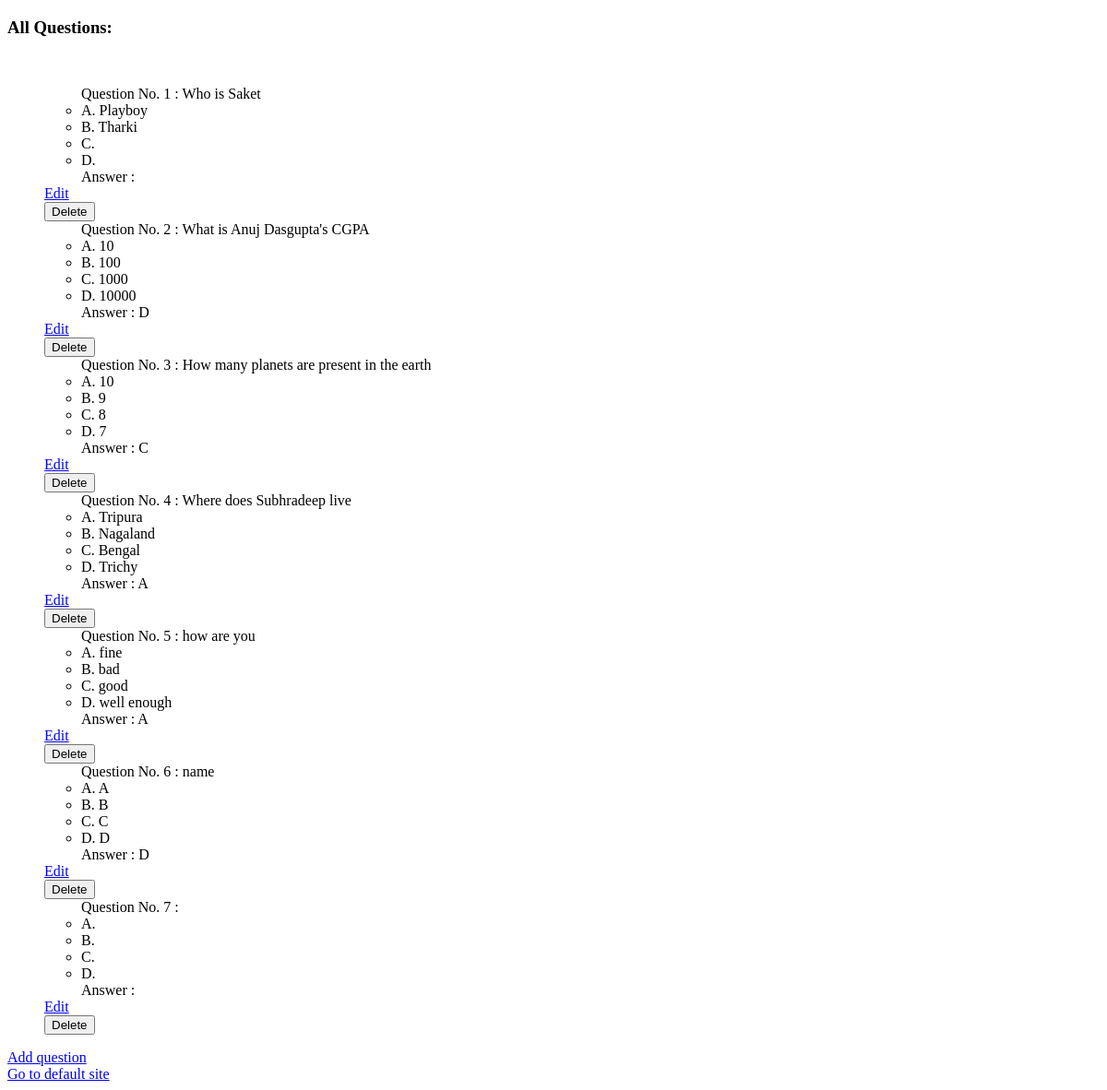
The app's page /prof/question/view_all_ques, older data.
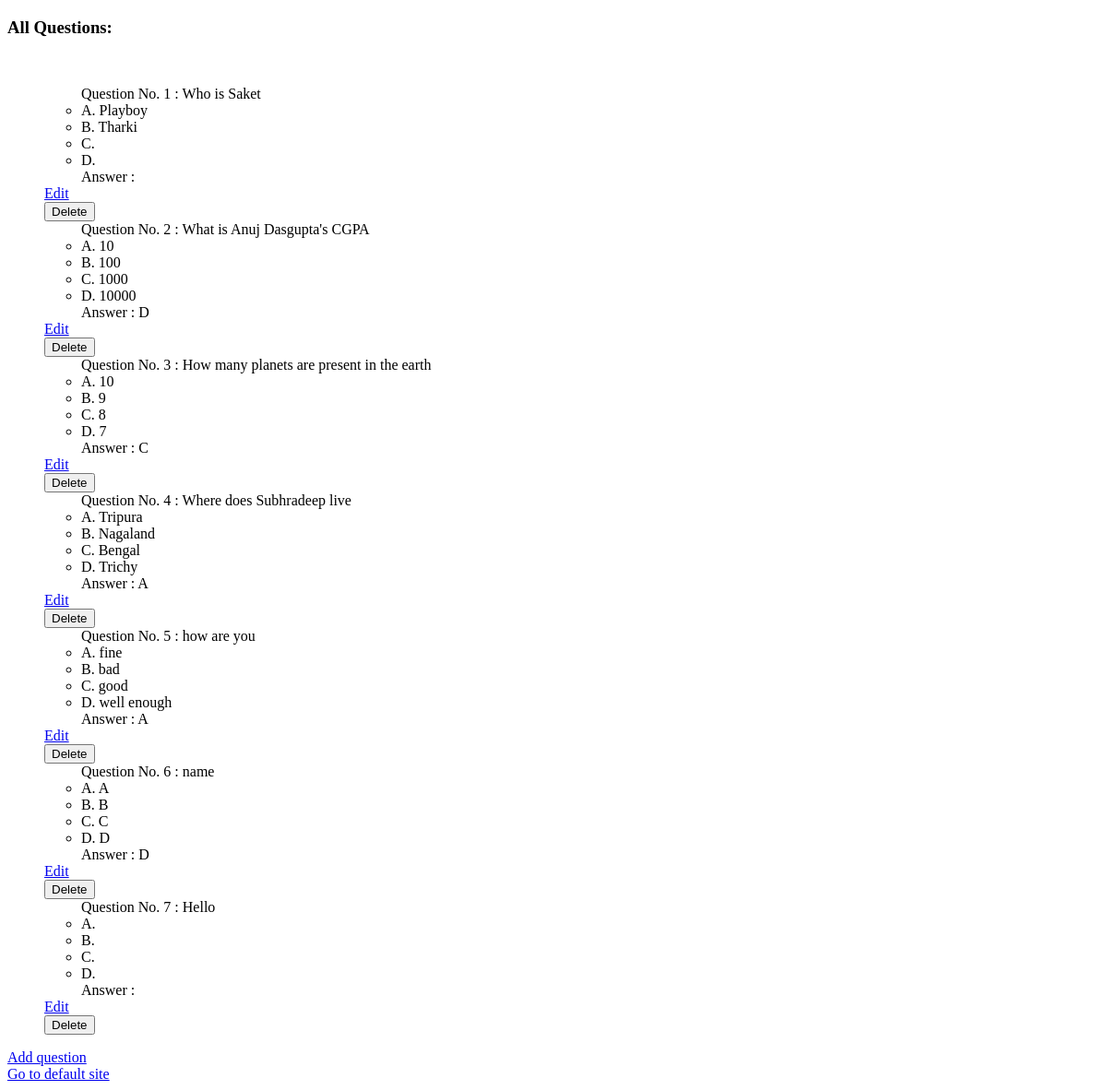
The same page, newer data.
### prof/models.py (models this page shows, shortened)
class Question_DB(models.Model):
    qno = models.AutoField(primary_key=True)
    number=models.IntegerField(default=1)
    question = models.CharField(max_length=100)
    optionA = models.CharField(max_length=100)
    optionB = models.CharField(max_length=100)
    optionC = models.CharField(max_length=100)
    optionD = models.CharField(max_length=100)
    answer = models.CharField(max_length=200)

### prof/views.py (the view, shortened to what this page needs)
# urls.py: path('question/view_all_ques', views.view_all_ques, name='view_all_ques'),
def view_all_ques(request):
    return render(request, 'prof/view_all_questions.html',{
        'question_db': Question_DB.objects.all() ,
    })

### prof/templates/prof/view_all_questions.html (shortened to what this page needs)
<!DOCTYPE html>
<html lang="en">
<head>
</head>
<body>
    <h3>All Questions:</h3><br>
    <ol>
        {% for ques in question_db %}
                <ul>Question No. {{ques.qno}} : {{ ques.question }}
                    <li>A. {{ques.optionA}}</li>
                    <li>B. {{ques.optionB}}</li>
                    <li>C. {{ques.optionC}}</li>
                    <li>D. {{ques.optionD}}</li>
                </ul>
                <ul>Answer : {{ques.answer}} </ul>
                <a href="{% url 'prof:edit_question' ques.qno %}">Edit</a>
                <form method="POST">
                    <input type="submit" value="Delete">
                </form>
                {% empty %}
                <h4>No questions in database</h4>
        {% endfor %}
    </ol>
    <a href="{% url 'prof:add_question' %}">Add question</a><br>
    <a href="{% url 'prof:index' %}">Go to default site</a>
</body>
</html>

Row changes from the older to the newer data that the page shows:
changed Question_DB id 7: question (not shown) → "Hello"
